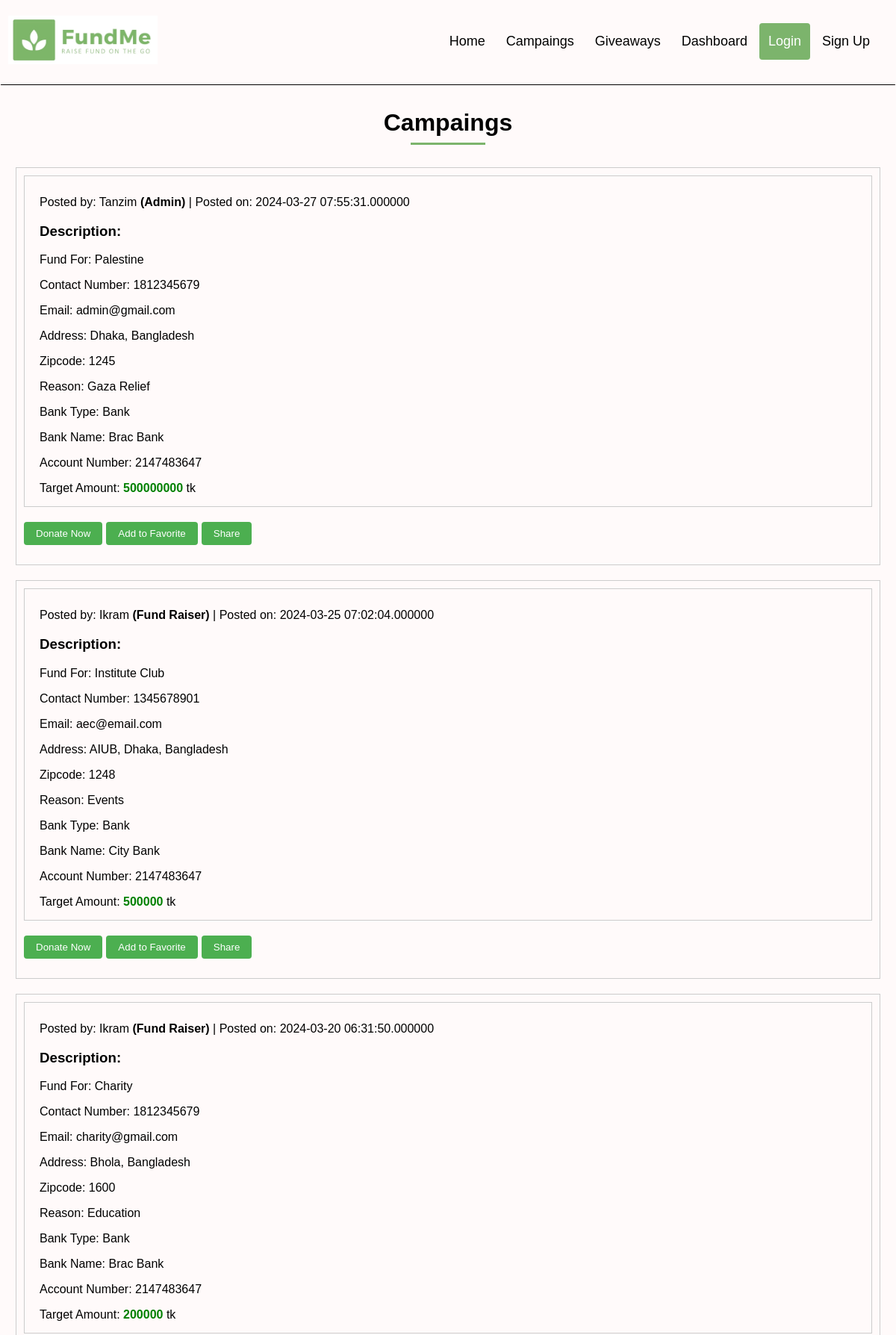
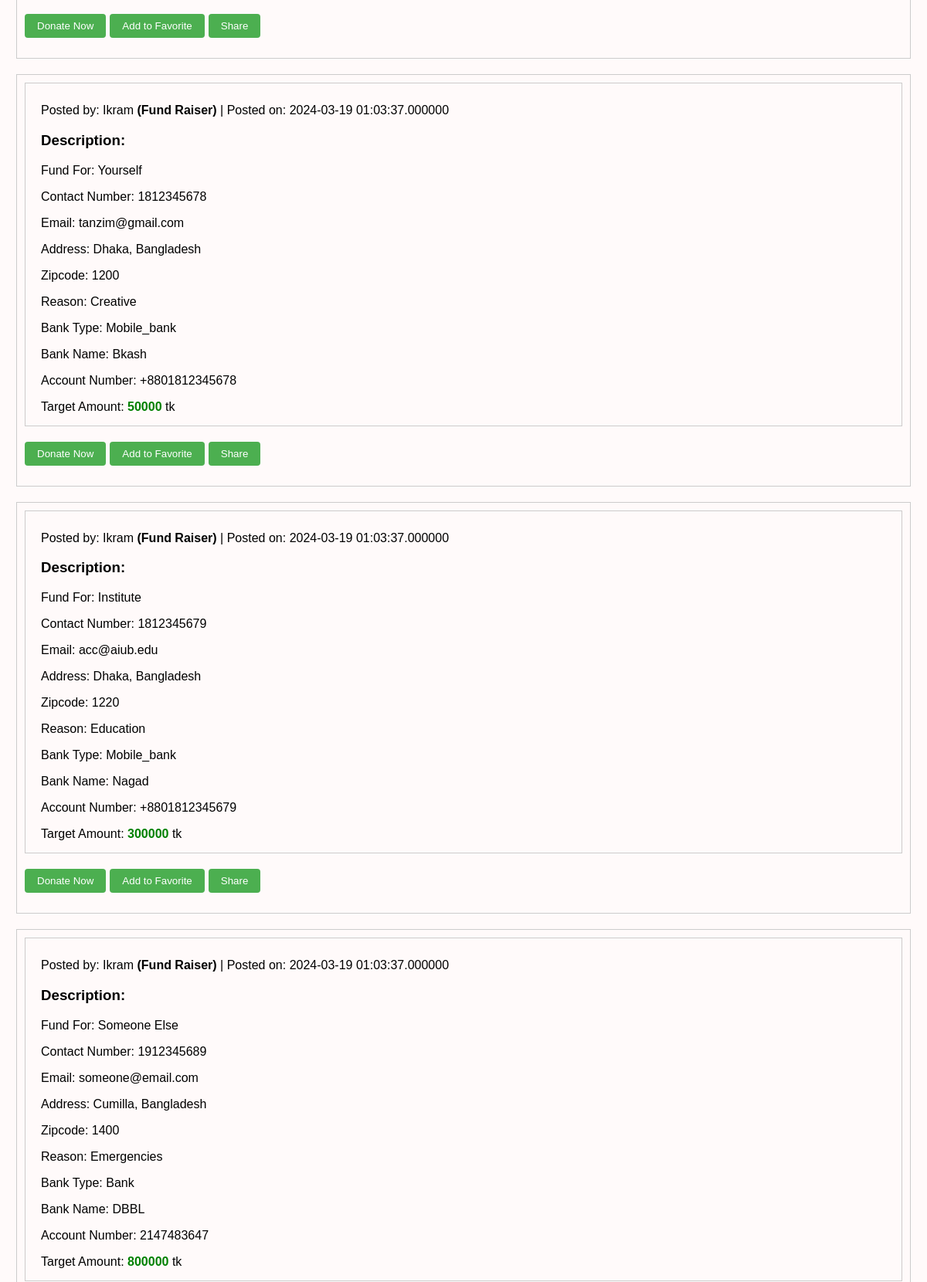
Page /view/campaings.php (upper part) on the committed database (2 pictures, top to bottom).
### tables this page shows
CREATE TABLE `campaings` (
  `id` int(200) NOT NULL,
  `fundfor` varchar(200) NOT NULL,
  `contact_number` int(200) NOT NULL,
  `email` varchar(200) NOT NULL,
  `address` varchar(200) NOT NULL,
  `zipcode` int(200) NOT NULL,
  `reason` varchar(200) NOT NULL,
  `amount` int(200) NOT NULL,
  `user_type` varchar(200) NOT NULL,
  `username` varchar(200) NOT NULL,
  `bank_type` varchar(200) NOT NULL,
  `bank_name` varchar(200) NOT NULL,
  `account_number` int(200) NOT NULL,
  `accepted_time` datetime(6) NOT NULL DEFAULT current_timestamp(6)
);

### view/campaings.php (the view, shortened to what this page needs)
<?php
require_once('../controller/dashboard.php');
$con = getConnection();
$sql = "SELECT * FROM campaings ORDER BY accepted_time DESC";
$result = mysqli_query($con, $sql);
?>
<!DOCTYPE html>
<html lang="en">
<head>
    <link rel="stylesheet" href="../assets/css/styles.css">
</head>
<body>
    <table class="campaing-table" cellspacing="0" width=100%>
        <tr>
            <td>
                <?php include('header.php'); ?>
            </td>
        </tr>
        <tr>
            <td>
                <h1 style="text-align: center; margin: 30px 0 0;">Campaings</h1>
                <hr>
            </td>
        </tr>
        <tr>
            <td>
                <?php
                    while ($row = mysqli_fetch_assoc($result)) {
                        $fundfor = ucwords($row['fundfor']);
                        $contact_number = $row['contact_number'];
                        $email = $row['email'];
                        $address = ucwords($row['address']);
                        $zipcode = $row['zipcode'];
                        $reason = ucwords($row['reason']);
                        $amount = $row['amount'];
                        $user_type = ucwords($row['user_type']);
                        $posted_by = ucwords($row['username']);
                        $bank_type = ucwords($row['bank_type']);
                        $bank_name = ucwords($row['bank_name']);
                        $account_number = $row['account_number'];
                        $posted_on = $row['accepted_time'];
                        if ($bank_type === 'Mobile_bank' || $bank_type === 'Mobile bank') {
                            $account_number = '+880' . $account_number;
                        }
                        echo "<div class='campaign-description'>";
                        echo "<div style='border: 1px solid #ccc; padding: 10px; margin-bottom: 20px;'>";
                        echo "<p>Posted by: $posted_by <b>($user_type)</b> | Posted on: $posted_on</p>";
                        echo "<h3>Description:</h3>";
                        echo "<p>Fund For: $fundfor</p>";
                        echo "<p>Contact Number: $contact_number</p>";
                        echo "<p>Email: $email</p>";
                        echo "<p>Address: $address</p>";
                        echo "<p>Zipcode: $zipcode</p>";
                        echo "<p>Reason: $reason</p>";
                        echo "<p>Bank Type: $bank_type</p>";
                        echo "<p>Bank Name: $bank_name</p>";
                        echo "<p>Account Number: $account_number</p>";
                        echo "<p>Target Amount: <span style='font-weight: bold; color: green;'>$amount</span> <span>tk</span></p>";
                        echo "</div>";
                        echo "<button type='button' style='margin-right:5px;'>Donate Now</button>";
                        echo "<form action='../controller/addToFavorite.php' method='post' style='display: inline;'>";
                        echo "<button type='submit' name='add_to_favorite'>Add to Favorite</button>";
                        echo "</form>";
                        $share_link = "http://localhost:8012/FundMe/view/campaings.php?id=" . $row['id'];
                        echo '<button style="margin-left:5px;" onclick="copyToClipboard(\'' . $share_link . '\')">Share</button>';
                        echo "</div>";
                    }
                ?>
            </td>
        </tr>
    </table>
    <?php include('footer.php'); ?>
</body>
</html>

### assets/css/styles.css (style rules this page uses)
* { box-sizing: border-box; }
body, header, footer { margin: 0; background-color: #fffafa; font-family: Arial, Helvetica, sans-serif; }
hr { width: 100px; border-style: none; border-top-style: solid; border-color: #7cb46c; border-width: 3px; text-align: left; }
.campaign-description { border: 1px solid #ccc; padding: 10px; margin: 20px 20px; }
.campaign-description h3 { margin-left: 10px; }
.campaign-description p { margin-bottom: 5px; margin-left: 10px; }
.campaign-description button { padding: 8px 16px; background-color: #4CAF50; color: #fff; border: none; border-radius: 4px; cursor: pointer; transition: background-color 0.3s ease; }

### rows in the picture
campaings: username "Tanzim", user_type "Admin", accepted_time "2024-03-27 07:55:31.000000", fundfor "Palestine", contact_number "1812345679", email "admin@gmail.com", address "Dhaka, Bangladesh", zipcode "1245", reason "Gaza Relief", bank_type "Bank", bank_name "Brac Bank", account_number "2147483647", amount "500000000"
campaings: username "Ikram", user_type "Fund Raiser", accepted_time "2024-03-25 07:02:04.000000", fundfor "Institute Club", contact_number "1345678901", email "aec@email.com", address "AIUB, Dhaka, Bangladesh", zipcode "1248", reason "Events", bank_type "Bank", bank_name "City Bank", account_number "2147483647", amount "500000"
campaings: username "Ikram", user_type "Fund Raiser", accepted_time "2024-03-20 06:31:50.000000", fundfor "Charity", contact_number "1812345679", email "charity@gmail.com", address "Bhola, Bangladesh", zipcode "1600", reason "Education", bank_type "Bank", bank_name "Brac Bank", account_number "2147483647", amount "200000"
campaings: username "Ikram", user_type "Fund Raiser", accepted_time "2024-03-19 01:03:37.000000", fundfor "Yourself", contact_number "1812345678", email "tanzim@gmail.com", address "Dhaka, Bangladesh", zipcode "1200", reason "Creative", bank_type "Mobile_bank", bank_name "Bkash", account_number "+8801812345678", amount "50000"
campaings: username "Ikram", user_type "Fund Raiser", accepted_time "2024-03-19 01:03:37.000000", fundfor "Institute", contact_number "1812345679", email "acc@aiub.edu", address "Dhaka, Bangladesh", zipcode "1220", reason "Education", bank_type "Mobile_bank", bank_name "Nagad", account_number "+8801812345679", amount "300000"
campaings: username "Ikram", user_type "Fund Raiser", accepted_time "2024-03-19 01:03:37.000000", fundfor "Someone Else", contact_number "1912345689", email "someone@email.com", address "Cumilla, Bangladesh", zipcode "1400", reason "Emergencies", bank_type "Bank", bank_name "DBBL", account_number "2147483647", amount "800000"
